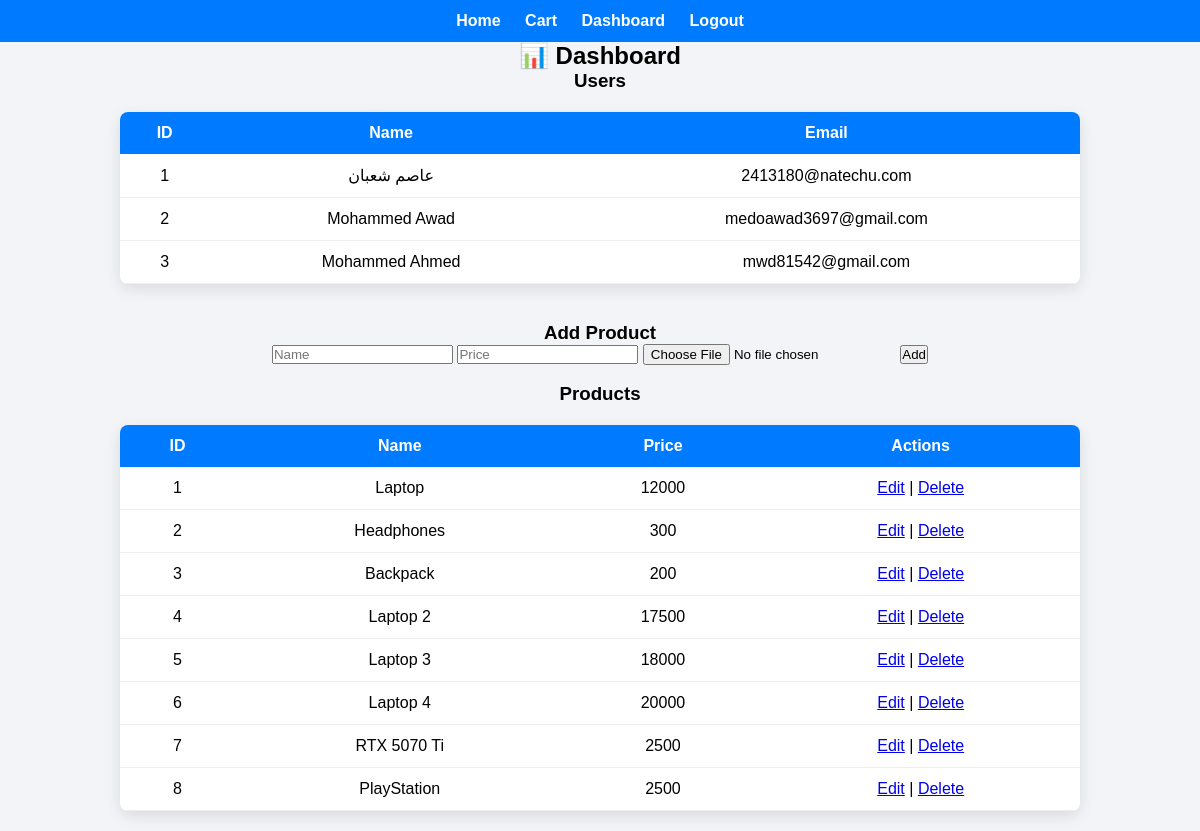
The app's page /dashboard (signed in) with its own data.
### tables this page shows
CREATE TABLE users (
        id INTEGER PRIMARY KEY AUTOINCREMENT,
        name TEXT,
        email TEXT UNIQUE,
        password TEXT
    );

CREATE TABLE products (
        id INTEGER PRIMARY KEY AUTOINCREMENT,
        name TEXT,
        price INTEGER,
        image TEXT
    );

### app.py (the view)
@app.route("/dashboard")
def dashboard():
    if "user" not in session:
        return redirect("/signin")
    conn = sqlite3.connect("database.db")
    c = conn.cursor()
    c.execute("SELECT * FROM users ")
    users = c.fetchall()
    c.execute("SELECT * FROM products")
    products = c.fetchall()
    conn.close()
    return render_template("dashboard.html", users=users, products=products)

### templates/dashboard.html (shortened to what this page needs)
<!DOCTYPE html>
<html>
<head>
  <link rel="stylesheet" href="{{ url_for('static', filename='css/style1.css') }}">
</head>
<body>
<nav class="navbar">
  <a href="/">Home</a>
  <a href="/cart">Cart</a>
  <a href="/dashboard">Dashboard</a>
  <a href="/logout">Logout</a>
</nav>
<h2 style="text-align:center;">📊 Dashboard</h2>
<h3 style="text-align:center;">Users</h3>
<table>
  <tr>
    <th>ID</th><th>Name</th><th>Email</th>
  </tr>
  {% for u in users %}
  <tr>
    <td>{{ u[0] }}</td>
    <td>{{ u[1] }}</td>
    <td>{{ u[2] }}</td>
  </tr>
  {% endfor %}
</table>
<br>
<h3 style="text-align:center;">Add Product</h3>
<form action="/add_product" method="POST" enctype="multipart/form-data" style="text-align:center;">
  <input name="name" placeholder="Name" required>
  <input name="price" placeholder="Price" required>
  <input type="file" name="image" required>
  <button>Add</button>
</form>
<br>
<h3 style="text-align:center;">Products</h3>
<table>
  <tr>
    <th>ID</th><th>Name</th><th>Price</th><th>Actions</th>
  </tr>
  {% for p in products %}
  <tr>
    <td>{{ p[0] }}</td>
    <td>{{ p[1] }}</td>
    <td>{{ p[2] }}</td>
    <td>
      <a href="/edit/{{ p[0] }}">Edit</a> |
      <a href="/delete/{{ p[0] }}">Delete</a>
    </td>
  </tr>
  {% endfor %}
</table>
</body>
</html>

### static/css/style1.css (style rules this page uses)
* { box-sizing: border-box; font-family: Arial, sans-serif; margin: 0; padding: 0; }
body { background: #f2f4f7; }
.navbar { background: #007bff; padding: 12px; text-align: center; }
.navbar a { color: white; margin: 10px; text-decoration: none; font-weight: bold; }
table { width: 80%; margin: 20px auto; border-collapse: collapse; background: white; box-shadow: 0 5px 15px rgba(0,0,0,0.1); border-radius: 8px; overflow: hidden; }
th { background: #007bff; color: white; padding: 12px; text-align: center; }
td { padding: 12px; text-align: center; border-bottom: 1px solid #eee; }

### records on screen
users: id "1", name "عاصم شعبان", email "2413180@natechu.com"
users: id "2", name "Mohammed Awad", email "medoawad3697@gmail.com"
users: id "3", name "Mohammed Ahmed", email "mwd81542@gmail.com"
products: id "1", name "Laptop", price "12000"
products: id "2", name "Headphones", price "300"
products: id "3", name "Backpack", price "200"
products: id "4", name "Laptop 2", price "17500"
products: id "5", name "Laptop 3", price "18000"
products: id "6", name "Laptop 4", price "20000"
products: id "7", name "RTX 5070 Ti", price "2500"
products: id "8", name "PlayStation", price "2500"
